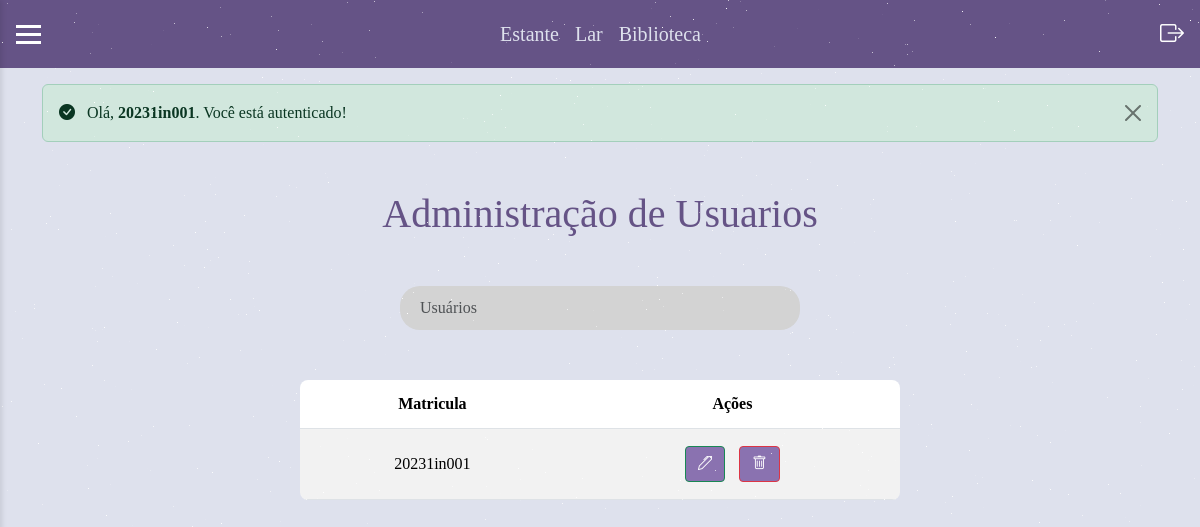
/admin/usuarios (signed in), run on an earlier commit of the app's database.
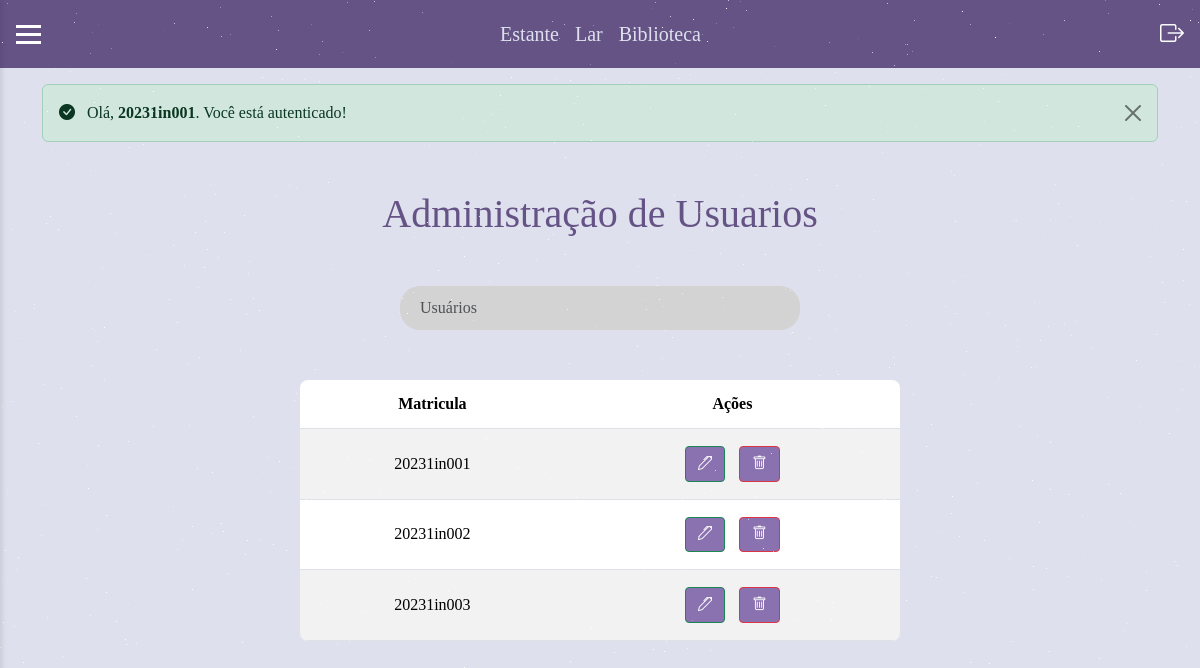
And on a later commit of the database.
### tables this page shows
CREATE TABLE usuario (
        id INTEGER PRIMARY KEY AUTOINCREMENT,
        matricula TEXT NOT NULL,
        senha TEXT NOT NULL
    );

### routes/admin_router.py (the view)
@router.get("/")
async def get_root(request: Request):  #responde de forma assíncrona
    livros = LivroRepo.obter_todos_livro()
    response = templates.TemplateResponse(
        "admin/index.html", {"request": request, "livros": livros})
    if not verificar_autenticacao(request):
        return RedirectResponse("/login")
    return response

### templates/admin/usuarios.html (shortened to what this page needs)
{% extends "base.html" %}
{% block css %}
<link rel="stylesheet" href="/static/css/admin/index/estilo.css">
{% endblock %}
{% block conteudo %}
<div class="titulo">
    <h1>Administração de Usuarios</h1>
</div>
<div class="row">
    <div class="pesquisa">
        <input type="text" class="form-control" placeholder="Usuários">
    </div>
</div>
<table class="table table-striped table-hover table-sm table-usuarios">
    <thead>
        <tr>
            <th>Matricula</th>
            <th>Ações</th>
        </tr>
    </thead>
    <tbody>
        {% for u in usuarios %}
        <tr>
            <div class="linha-usuarios">
                <td>{{u.matricula}}</td>
                <td>
                    <a href="/admin/alterar_usuario/{{u.id}}" class="btn btn-outline-success">
                        <i class="bi bi-pen"></i>
                    </a>
                    <a href="/admin/excluir_usuario/{{u.id}}" class="btn btn-outline-danger">
                        <i class="bi bi-trash"></i>
                    </a>
                </td>
            </div>
        </tr>
        {% endfor %}
    </tbody>
</table>
{% endblock %}

### templates/includes/mensagem.html
{% if "mensagem_aviso" in request.cookies: %}
    {% set mensagem = request.cookies.get("mensagem_aviso") %}
    {% set estilo = "warning" %}
    {% set icone = "exclamation-circle-fill" %}
{% endif %}
{% if "mensagem_sucesso" in request.cookies: %}
    {% set mensagem = request.cookies.get("mensagem_sucesso") %}
    {% set estilo = "success" %}
    {% set icone = "check-circle-fill" %}
{% endif %}
{% if "mensagem_info" in request.cookies: %}
    {% set mensagem = request.cookies.get("mensagem_info") %}
    {% set estilo = "info" %}
    {% set icone = "info-circle-fill" %}
{% endif %}
{% if "mensagem_erro" in request.cookies: %}
    {% set mensagem = request.cookies.get("mensagem_erro") %}
    {% set estilo = "danger" %}
    {% set icone = "x-circle-fill" %}
{% endif %}
{% if mensagem: %}
<div class="alert alert-{{estilo}} alert-dismissible fade show d-flex align-items-center" role="alert">
    <p class="mb-0 text-center">
        <i class="bi bi-{{icone}} me-2"></i>
        {{mensagem|safe}}
    </p>
    <button type="button" class="btn-close" data-bs-dismiss="alert"></button>
</div>
{% endif %}

What changed in the data, as far as the page shows it:
added usuario: matricula "20231in002"
added usuario: matricula "20231in003"
